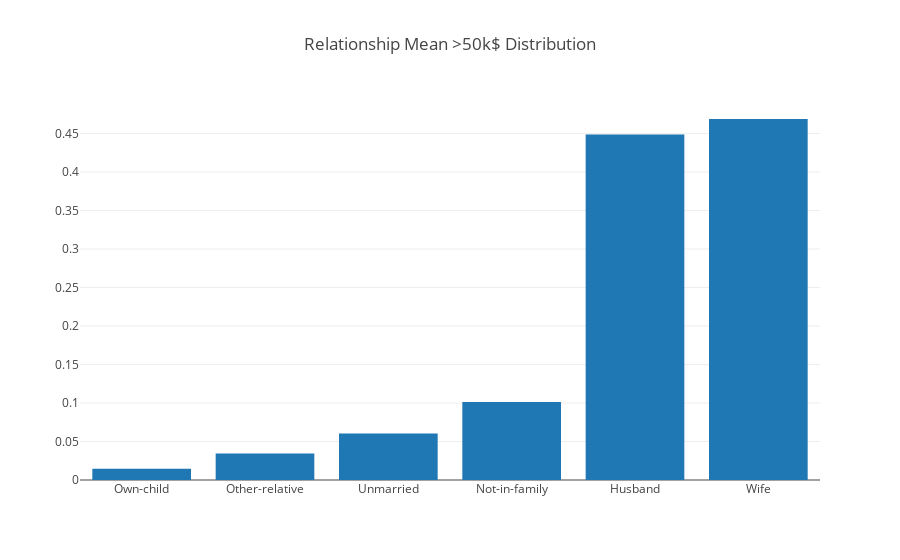

The notebook cell saved with this chart:
### Code cell
data = [go.Bar(x=avg_relationship['relationship'],
              y=avg_relationship['classe'])]
layout = go.Layout(title='Relationship Mean >50k$ Distribution')
fig = go.Figure(data=data, layout=layout)

py.iplot(fig, filename='EmbDist')

### Figure 1 — Plotly figure (JSON) as saved in the notebook; plotly's stock layout.template omitted (floating-point values rounded to 4 significant figures)
{"data": [{"type": "bar", "x": ["Own-child", "Other-relative", "Unmarried", "Not-in-family", "Husband", "Wife"], "y": [0.01464, 0.03453, 0.06029, 0.1014, 0.4487, 0.4689]}], "layout": {"title": "Relationship Mean >50k$ Distribution"}}
